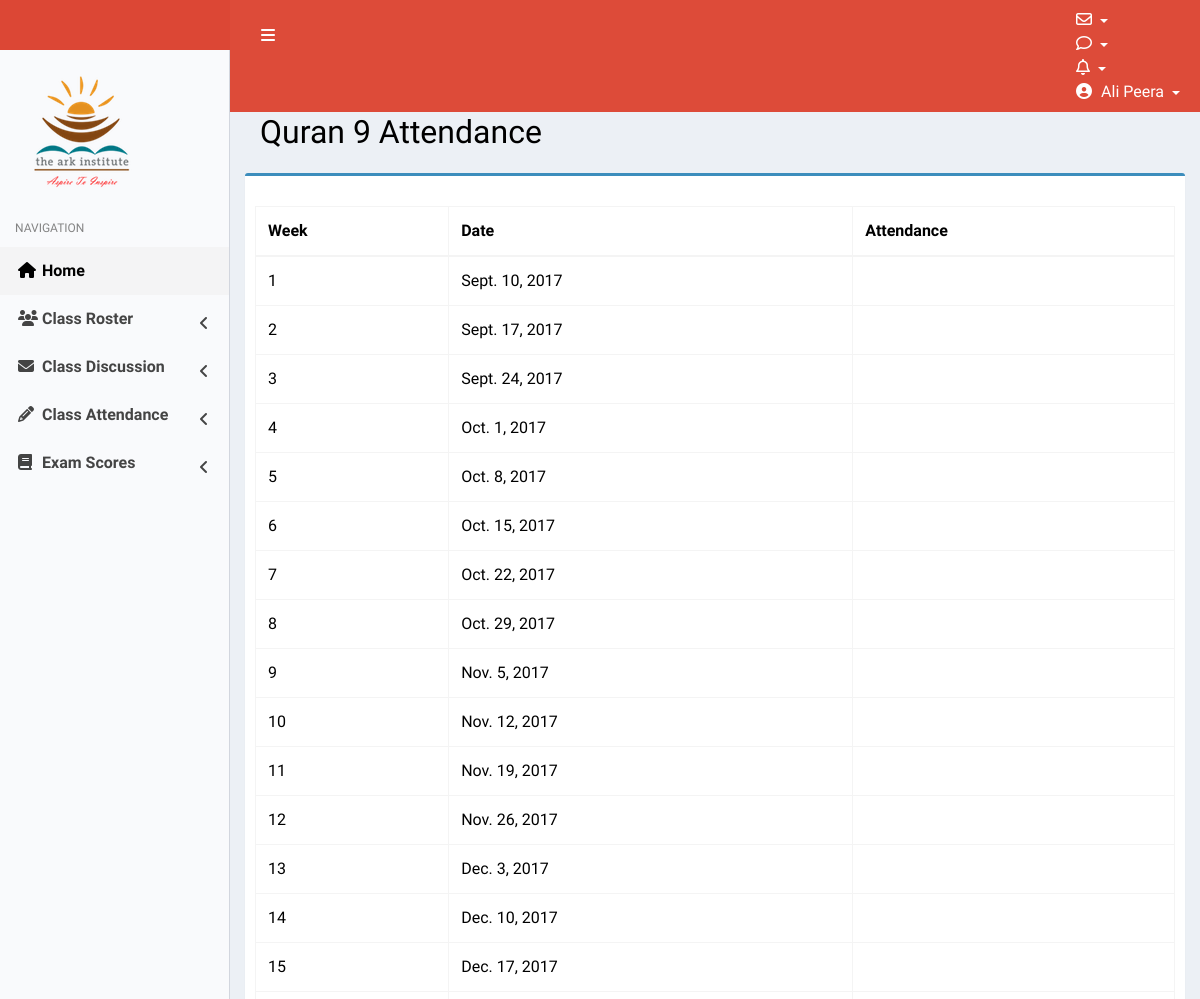
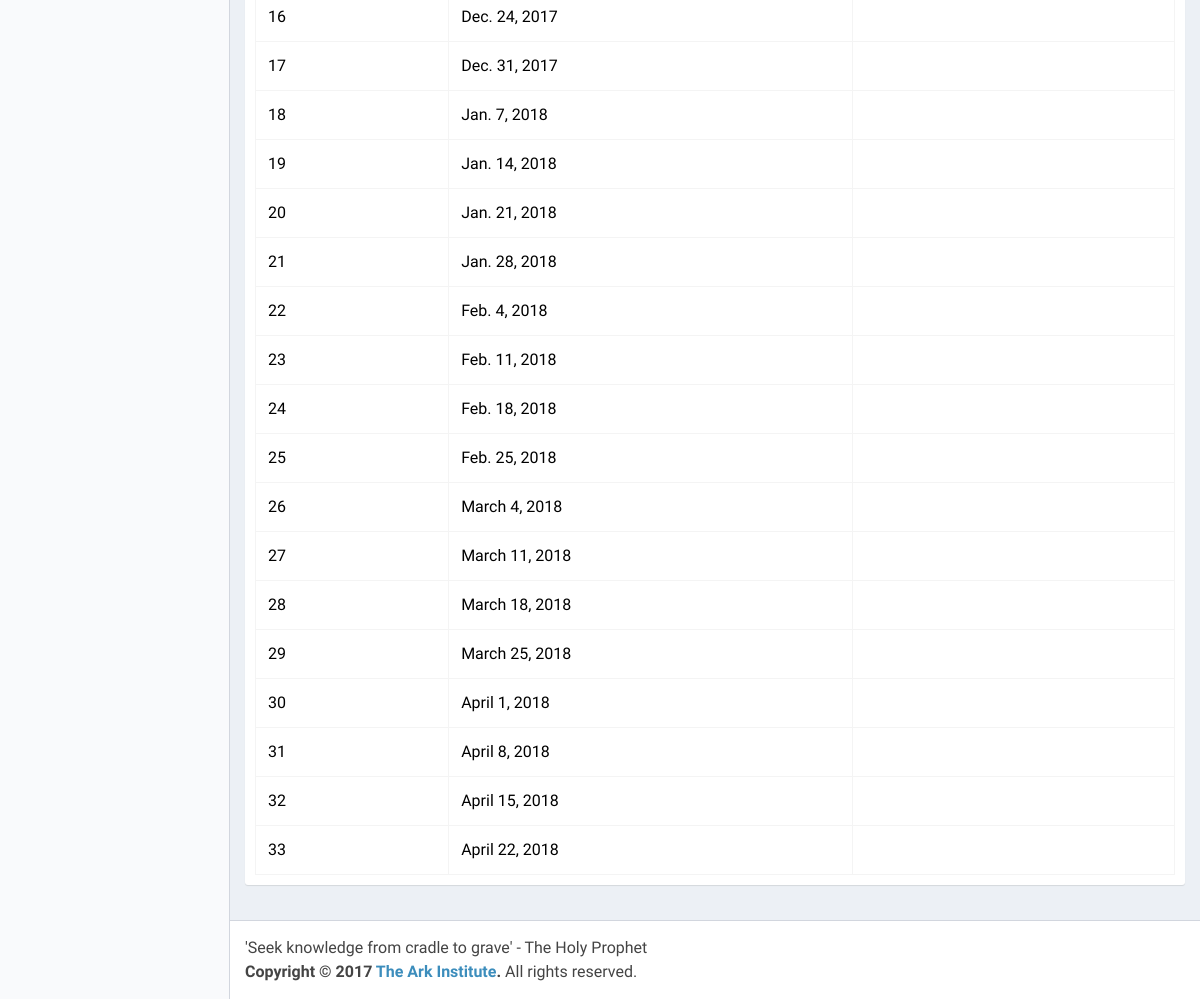
Page /quran-class/attendance/ (signed in) on the committed database (2 pictures, top to bottom).
### profiles/models.py (models this page shows, shortened)
class Profile(models.Model):
	Student = 'Student'
	Teacher = 'Teacher'
	ROLE_CHOICES = (
			(Student, 'Student'),
			(Teacher, 'Teacher'),
		)
	Q1 = 1
	Q2 = 2
	Q4 = 4
	Q6 = 6
	Q7 = 7
	Q8 = 8
	Q9 = 9
	Q10 = 10
	Q_CHOICES = (
			(Q1, 'Q1'),
			(Q2, 'Q2'),
			(Q4, 'Q4'),
			(Q6, 'Q6'),
			(Q7, 'Q7'),
			(Q8, 'Q8'),
			(Q9, 'Q9'),
			(Q10, 'Q10'),
		)
	IS1 = 1
	IS2 = 2
	IS3 = 3
	IS4 = 4
	IS5 = 5
	IS6 = 6
	IS7 = 7
	IS8 = 8
	IS9 = 9
	IS10 = 10
	IS_CHOICES = (
			(IS1, 'IS1'),
			(IS2, 'IS2'),
			(IS3, 'IS3'),
			(IS4, 'IS4'),
			(IS5, 'IS5'),
			(IS6, 'IS6'),
			(IS7, 'IS7'),
			(IS8, 'IS8'),
			(IS9, 'IS9'),
			(IS10, 'IS10'),
		)
	user = models.OneToOneField(User, on_delete=models.CASCADE)
	parent_email = models.EmailField(null=True,blank=True)
	role = models.CharField(choices=ROLE_CHOICES, max_length=20, null=True, blank=True)
	quran_class = models.PositiveSmallIntegerField(choices=Q_CHOICES, null=True, blank=True)
	islamic_studies_class = models.PositiveSmallIntegerField(choices=IS_CHOICES, null=True, blank=True)
	unread_quran_posts = models.ManyToManyField('profiles.QuranPost', related_name='unread_quran_posts', blank=True)
	unread_quran_comments = models.ManyToManyField('profiles.QuranComment', related_name='unread_quran_comments', blank=True)
	unread_islamic_studies_posts = models.ManyToManyField('profiles.IslamicStudiesPost', related_name='unread_islamic_studies_posts', blank=True)
	unread_islamic_studies_comments = models.ManyToManyField('profiles.IslamicStudiesComment', related_name='unread_islamic_studies_comments', blank=True)
	unseen_quran_exams = models.ManyToManyField('profiles.QuranExam', related_name='unseen_quran_exams', blank=True)
	unseen_islamic_studies_exams = models.ManyToManyField('profiles.IslamicStudiesExam', related_name='unseen_islamic_studies_exams', blank=True)
	unseen_quran_attendance = models.ManyToManyField('profiles.QuranAttendance', related_name='unseen_quran_attendance', blank=True)
	unseen_islamic_studies_attendance = models.ManyToManyField('profiles.IslamicStudiesAttendance', related_name='unseen_islamic_studies_attendance', blank=True)
	activation_email_sent = models.BooleanField(default=False)
	original_population = models.BooleanField(default=False)
	updated_google_sheets = models.BooleanField(default=False)

class QuranAttendance(models.Model):
	week = models.ForeignKey(SchoolWeek,related_name='quran_attendances')
	Q1 = 1
	Q2 = 2
	Q4 = 4
	Q6 = 6
	Q7 = 7
	Q8 = 8
	Q9 = 9
	Q10 = 10
	Q_CHOICES = (
			(Q1, 'Q1'),
			(Q2, 'Q2'),
			(Q4, 'Q4'),
			(Q6, 'Q6'),
			(Q7, 'Q7'),
			(Q8, 'Q8'),
			(Q9, 'Q9'),
			(Q10, 'Q10'),
		)
	class_level = models.PositiveSmallIntegerField(choices=Q_CHOICES,null=True,blank=True)
	student = models.ForeignKey(User, limit_choices_to={'profile__role':'Student'},related_name='quran_attendance')
	Present = 'Present'
	Absent = 'Absent'
	Tardy = 'Tardy'
	NA = 'N/A'
	Attendance_choices = (
			(Present, 'Present'),
			(Absent, 'Absent'),
			(Tardy, 'Tardy'),
			(NA, 'N/A')
		)
	attendance = models.CharField(choices=Attendance_choices, max_length=10)
	posted_date = models.DateTimeField(default=timezone.now)
	class Meta:
		unique_together = ('student','week')

class SchoolWeek(models.Model):
	week_number = models.PositiveSmallIntegerField()
	date = models.DateField()
	class Meta:
		unique_together = ('week_number','date')

### profiles/views.py (the view)
# urls.py: url(r'^quran-class/attendance/$', QuranAttendanceStudentView.as_view(),name='student_quran_attendance'),
class QuranAttendanceStudentView(LoginRequiredMixin, ListView):
	model = QuranAttendance
	template_name = 'students/quran_attendance.html'
	def get_queryset(self):
		for attendance in self.request.user.profile.unseen_quran_attendance.all():
			self.request.user.profile.unseen_quran_attendance.remove(attendance)
		return QuranAttendance.objects.filter(student=self.request.user)

### templates/students/quran_attendance.html
{% extends "dashboardbase.html" %}
{% block title %}
<div class="container-fluid">
<div class="text-center">
    <h2>
    Quran {{user.profile.quran_class}} Attendance
  </h2>
</div>
</div>
{% endblock  %}
{% block maincontent %}
	  <div class="row">
        <div class="col-xs-12">
          <div class="box box-primary">
            <div class="box-header">
            </div>
            <div class="box-body">
              <table id="example2" class="table table-bordered table-hover">
                <thead>
                <tr>
                  <th>Week</th>
                  <th>Date</th>
                  <th>Attendance</th>
                </tr>
                </thead>
                <tbody>
                {% for entry in object_list  %}
                	<tr>
                		<td>{{entry.week.week_number}}</td>
                		<td>{{entry.week.date}}</td>
                	  <td>{{entry.attendance}}</td>
                	</tr>
                {% endfor %}
                </tbody>
              </table>
            </div>
          </div>
        </div>
      </div>
{% endblock  %}

### templates/topnav.html (shortened to what this page needs)
<!DOCTYPE html>
{% load static %}
<html>
<head>
</head>
<body>
    <a href="{% url 'dashboard' %}" class="logo">
     <img src="{% static "logowhite.png" %}">
    </a>
    <nav class="navbar navbar-static-top" role="navigation">
      <a href="#" class="sidebar-toggle" data-toggle="push-menu" role="button">
      </a>
      <div class="navbar-custom-menu">
        <ul class="nav navbar-nav">
          <li class="dropdown messages-menu">
            <a href="#" class="dropdown-toggle" data-toggle="dropdown">
              <i class="fa fa-envelope-o"></i>
            </a>
          </li>
          <li class="dropdown notifications-menu">
            <a href="#" class="dropdown-toggle" data-toggle="dropdown">
              <i class="fa fa-comment-o"></i>
            </a>
          </li>
       <li class="dropdown notifications-menu">
            <a href="#" class="dropdown-toggle" data-toggle="dropdown">
              <i class="fa fa-bell-o"></i>
             </a>
         </li>
          <li class="dropdown user user-menu">
            <a href="#" class="dropdown-toggle" data-toggle="dropdown">
              <i class="fa fa-user-circle"></i>
              <span class="hidden-xs">{{request.user.first_name}} {{request.user.last_name}}</span>
            </a>
          </li>
        </ul>
      </div>
    </nav>
</body>
</html>

### rows in the picture
QuranAttendance: week.week_number "1", week "Sept. 10, 2017"
QuranAttendance: week.week_number "2", week "Sept. 17, 2017"
QuranAttendance: week.week_number "3", week "Sept. 24, 2017"
QuranAttendance: week.week_number "4", week "Oct. 1, 2017"
QuranAttendance: week.week_number "5", week "Oct. 8, 2017"
QuranAttendance: week.week_number "6", week "Oct. 15, 2017"
QuranAttendance: week.week_number "7", week "Oct. 22, 2017"
QuranAttendance: week.week_number "8", week "Oct. 29, 2017"
QuranAttendance: week.week_number "9", week "Nov. 5, 2017"
QuranAttendance: week.week_number "10", week "Nov. 12, 2017"
QuranAttendance: week.week_number "11", week "Nov. 19, 2017"
QuranAttendance: week.week_number "12", week "Nov. 26, 2017"
QuranAttendance: week.week_number "13", week "Dec. 3, 2017"
QuranAttendance: week.week_number "14", week "Dec. 10, 2017"
QuranAttendance: week.week_number "15", week "Dec. 17, 2017"
QuranAttendance: week.week_number "16", week "Dec. 24, 2017"
QuranAttendance: week.week_number "17", week "Dec. 31, 2017"
QuranAttendance: week.week_number "18", week "Jan. 7, 2018"
QuranAttendance: week.week_number "19", week "Jan. 14, 2018"
QuranAttendance: week.week_number "20", week "Jan. 21, 2018"
QuranAttendance: week.week_number "21", week "Jan. 28, 2018"
QuranAttendance: week.week_number "22", week "Feb. 4, 2018"
QuranAttendance: week.week_number "23", week "Feb. 11, 2018"
QuranAttendance: week.week_number "24", week "Feb. 18, 2018"
QuranAttendance: week.week_number "25", week "Feb. 25, 2018"
QuranAttendance: week.week_number "26", week "March 4, 2018"
QuranAttendance: week.week_number "27", week "March 11, 2018"
QuranAttendance: week.week_number "28", week "March 18, 2018"
QuranAttendance: week.week_number "29", week "March 25, 2018"
QuranAttendance: week.week_number "30", week "April 1, 2018"
QuranAttendance: week.week_number "31", week "April 8, 2018"
QuranAttendance: week.week_number "32", week "April 15, 2018"
QuranAttendance: week.week_number "33", week "April 22, 2018"

### other values in the picture
{{ request.user.first_name }} "Ali"
{{ request.user.last_name }} "Peera"
{{ user.profile.quran_class }} "9"
